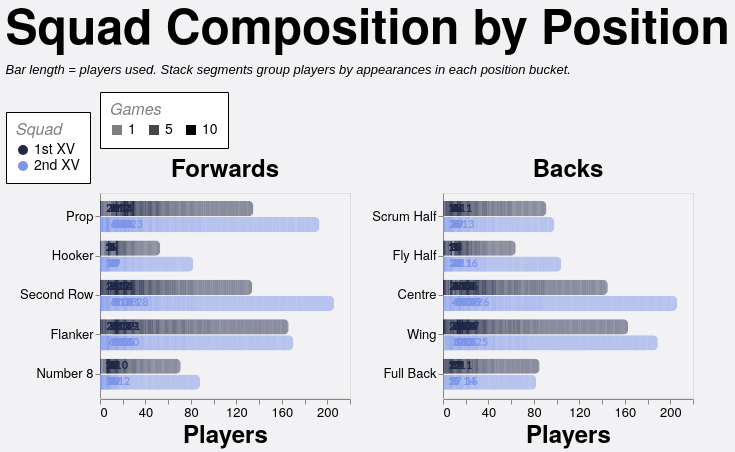

Express this chart as Vega-Lite.
### Vega-Lite specification from a JSON file in a GitHub repository (floating-point values rounded to 4 significant figures; data arrays with more than 128 entries replaced by an {"elided": "..."} marker saying what was removed)
{"config": {"axis": {"labelFont": "PT Sans Narrow, Helvetica Neue, Helvetica, Arial, sans-serif", "titleFont": "PT Sans Narrow, Helvetica Neue, Helvetica, Arial, sans-serif", "labelFontSize": 13, "titleFontSize": 24, "gridColor": "#202947", "gridOpacity": 0.2, "zindex": 1}, "text": {"font": "Lato, sans-serif"}, "bar": {"cornerRadiusEnd": 5}, "header": {"labelFont": "PT Sans Narrow, Helvetica Neue, Helvetica, Arial, sans-serif", "titleFont": "PT Sans Narrow, Helvetica Neue, Helvetica, Arial, sans-serif", "labelFontSize": 24, "titleFontSize": 28, "labelFontWeight": "bold", "orient": "left"}, "legend": {"labelFont": "PT Sans Narrow, Helvetica Neue, Helvetica, Arial, sans-serif", "titleFont": "PT Sans Narrow, Helvetica Neue, Helvetica, Arial, sans-serif", "labelFontSize": 14, "titleFontSize": 16, "titlePadding": 5, "fillColor": "white", "strokeColor": "black", "padding": 10, "titleFontWeight": "lighter", "titleFontStyle": "italic", "titleColor": "gray", "offset": 10}, "title": {"font": "PT Sans Narrow, Helvetica Neue, Helvetica, Arial, sans-serif", "fontSize": 48, "fontWeight": "bold", "anchor": "start", "align": "center", "titlePadding": 20, "subtitlePadding": 10, "subtitleFontSize": 13, "subtitleColor": "", "subtitleFontStyle": "italic", "offset": 15, "color": "black"}, "axisX": {"labelAngle": 0}, "facet": {"title": null, "header": null, "align": {"row": "each", "column": "each"}}, "resolve": {"scale": {"y": "independent", "facet": "independent"}}, "background": "#f2f1f4", "scale": {"offsetBandPaddingOuter": 0.2, "offsetBandPaddingInner": 0.1}}, "data": {"name": "data-24f3cab3b52cb1ead2cecc80ca0b158e"}, "facet": {"column": {"field": "unit", "sort": ["Forwards", "Backs"], "title": null, "type": "nominal"}}, "spec": {"layer": [{"mark": {"type": "bar"}, "encoding": {"color": {"field": "squad", "legend": {"labelExpr": "datum.value + ' XV'", "orient": "bottom-right", "title": "Squad"}, "scale": {"domain": ["1st", "2nd"], "range": ["#202946", "#7d96e8"]}, "type": "nominal"}, "detail": {"field": "games", "type": "quantitative"}, "opacity": {"field": "games", "legend": {"orient": "top", "title": "Games", "titleOrient": "top", "values": [1, 5, 10]}, "scale": {"domain": [1, 10], "range": [0.5, 1]}, "type": "quantitative"}, "order": {"field": "games", "sort": "descending", "type": "quantitative"}, "tooltip": [{"field": "season", "title": "Season", "type": "nominal"}, {"field": "squad", "title": "Squad", "type": "nominal"}, {"field": "unit", "title": "Unit", "type": "nominal"}, {"field": "position", "title": "Position", "type": "nominal"}, {"field": "players", "title": "Players", "type": "quantitative"}, {"field": "games", "title": "Appearances per player", "type": "quantitative"}], "x": {"axis": {"grid": false, "tickMinStep": 1}, "field": "players", "stack": "zero", "title": "Players", "type": "quantitative"}, "y": {"field": "position", "sort": {"field": "position_order", "op": "min", "order": "ascending"}, "title": null, "type": "nominal"}, "yOffset": {"field": "squad", "scale": {"paddingInner": 0.05, "paddingOuter": 0.01}, "sort": ["1st", "2nd"], "type": "nominal"}}}, {"mark": {"type": "text", "align": "left", "baseline": "middle", "dx": 4, "fontSize": 11, "fontWeight": "bold"}, "encoding": {"color": {"field": "squad", "legend": {"labelExpr": "datum.value + ' XV'", "orient": "bottom-right", "title": "Squad"}, "scale": {"domain": ["1st", "2nd"], "range": ["#202946", "#7d96e8"]}, "type": "nominal"}, "text": {"field": "total_players", "format": ".0f", "type": "quantitative"}, "tooltip": [{"field": "season", "title": "Season", "type": "nominal"}, {"field": "countModeLabel", "title": "Position Count Mode", "type": "nominal"}, {"field": "squad", "title": "Squad", "type": "nominal"}, {"field": "unit", "title": "Unit", "type": "nominal"}, {"field": "position", "title": "Position", "type": "nominal"}, {"field": "total_players", "title": "Total Players", "type": "quantitative"}], "x": {"axis": {"grid": false, "tickMinStep": 1}, "field": "total_players", "type": "quantitative"}, "y": {"field": "position", "sort": {"field": "position_order", "op": "min", "order": "ascending"}, "title": null, "type": "nominal"}, "yOffset": {"field": "squad", "scale": {"paddingInner": 0.05, "paddingOuter": 0.01}, "sort": ["1st", "2nd"], "type": "nominal"}}, "transform": [{"aggregate": [{"op": "sum", "field": "players", "as": "total_players"}], "groupby": ["season", "countMode", "countModeLabel", "squad", "unit", "position", "position_order"]}]}], "height": {"step": 16}, "width": 250}, "resolve": {"scale": {"x": "shared", "y": "independent"}}, "spacing": 20, "title": {"text": "Squad Composition by Position", "subtitle": ["Bar length = players used. Stack segments group players by appearances in each position bucket."]}, "$schema": "https://vega.github.io/schema/vega-lite/v5.20.1.json", "datasets": {"data-24f3cab3b52cb1ead2cecc80ca0b158e": {"elided": "1516 records"}}}
